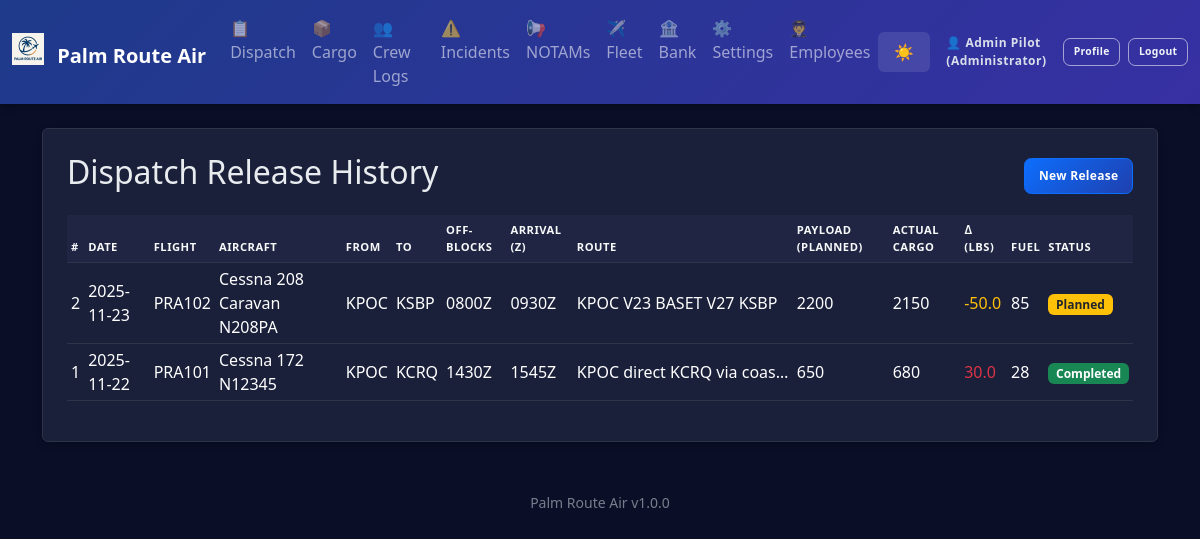
The app's page /dispatch/history (signed in) with its own data.
### app.py (models this page shows, shortened)
class AppSettings(db.Model):
    id = db.Column(db.Integer, primary_key=True)
    company_name = db.Column(db.String(100), default='Palm Route Air')
    logo_filename = db.Column(db.String(120))  # stored in static/logos/
    difficulty = db.Column(db.String(20), default='Normal')  # Easy, Normal, Hard, Realistic
    realism_fuel_variance = db.Column(db.Float, default=0.05)  # ±5% revenue jitter
    realism_destination_penalty = db.Column(db.Float, default=0.25)  # 25% penalty for missed destination
    currency_symbol = db.Column(db.String(5), default='$')
    distance_unit = db.Column(db.String(10), default='NM')  # NM or KM
    weight_unit = db.Column(db.String(10), default='lbs')  # lbs or kg
    show_workflow_help = db.Column(db.Integer, default=1)  # 1 = show, 0 = hide

class Employee(db.Model):
    id = db.Column(db.Integer, primary_key=True)
    name = db.Column(db.String(100), nullable=False)
    email = db.Column(db.String(120), unique=True)
    role = db.Column(db.String(50), default='Pilot')
    hire_date = db.Column(db.Date, default=datetime.date.today)
    active = db.Column(db.Integer, default=1)
    password_hash = db.Column(db.String(255))

class DispatchRelease(db.Model):
    id = db.Column(db.Integer, primary_key=True)
    date = db.Column(db.String(20))
    flight_id = db.Column(db.String(20))
    aircraft = db.Column(db.String(50))
    fleet_entry_id = db.Column(db.Integer, db.ForeignKey('fleet_entry.id'))
    departure = db.Column(db.String(10))
    destination = db.Column(db.String(10))
    offblocks = db.Column(db.String(10))
    arrival = db.Column(db.String(10))
    route = db.Column(db.Text)
    payload_planned = db.Column(db.String(20))  # Planned payload weight (lbs)
    fuel_planned = db.Column(db.String(20))     # Planned fuel (gal or lbs)
    cargo_plan = db.Column(db.Text)             # Summary of intended cargo items
    alt_airports = db.Column(db.Text)           # Alternate airports list
    weather_brief = db.Column(db.Text)          # Weather summary / risks
    special_notes = db.Column(db.Text)          # Special instructions / hazards
    actual_cargo_weight = db.Column(db.String(20))  # Aggregated from linked manifests
    flight_plan_raw = db.Column(db.Text)        # Raw uploaded flight plan content (SimBrief, etc.)
    flight_plan_source = db.Column(db.String(30))  # Source identifier e.g. 'simbrief'
    briefing_pdf_filename = db.Column(db.String(120))  # Stored PDF briefing filename (in ./briefings)
    completed = db.Column(db.Integer, default=0)  # 0 = planned/in-progress, 1 = completed
    cargo_manifests = db.relationship('CargoManifest', backref='dispatch_release', lazy='dynamic')
    fleet_entry = db.relationship('FleetEntry', lazy='joined')

### app.py (the view)
@app.route('/dispatch/history')
@login_required
def dispatch_history():
    releases = DispatchRelease.query.order_by(DispatchRelease.id.desc()).all()
    return render_template('dispatch_history.html', releases=releases)

### app.py (called while the page is built)
def login_required(f):
    @wraps(f)
    def wrapper(*args, **kwargs):
        if not session.get('employee_id'):
            flash('Login required.', 'error')
            return redirect(url_for('login'))
        return f(*args, **kwargs)
    return wrapper

@app.before_request
def enforce_login_globally():
    public_endpoints = {'login', 'logout', 'static'}
    if request.endpoint in public_endpoints or request.endpoint is None:
        return
    if not session.get('employee_id'):
        return redirect(url_for('login'))

@app.context_processor
def inject_settings():
    try:
        settings = AppSettings.query.first()
        if not settings:
            settings = AppSettings(company_name='Palm Route Air')
    except:
        settings = None
    current_employee = None
    if session.get('employee_id'):
        current_employee = Employee.query.get(session['employee_id'])
    return dict(app_settings=settings, app_version=APP_VERSION, current_employee=current_employee)

### templates/dispatch_history.html
{% extends 'base.html' %}
{% block content %}
<div class="p-4 bg-white rounded shadow-sm">
  <div class="d-flex justify-content-between align-items-center mb-3">
    <h2>Dispatch Release History</h2>
    <a href="{{ url_for('dispatch') }}" class="btn btn-primary">New Release</a>
  </div>
  {% if releases %}
  <div class="table-responsive">
    <table class="table table-sm table-hover align-middle">
      <thead class="pra-thead">
        <tr>
          <th>#</th>
          <th>Date</th>
          <th>Flight</th>
          <th>Aircraft</th>
          <th>From</th>
          <th>To</th>
          <th>Off-Blocks</th>
          <th>Arrival (Z)</th>
          <th>Route</th>
          <th>Payload (Planned)</th>
          <th>Actual Cargo</th>
          <th>∆ (lbs)</th>
          <th>Fuel</th>
          <th>Status</th>
        </tr>
      </thead>
      <tbody>
        {% for d in releases %}
        <tr class="clickable-row" onclick="window.location='{{ url_for('dispatch_detail', id=d.id) }}'">
          <td>{{ d.id }}</td>
          <td>{{ d.date }}</td>
          <td>{{ d.flight_id }}</td>
          <td>{{ d.aircraft }}</td>
          <td>{{ d.departure }}</td>
          <td>{{ d.destination }}</td>
          <td>{{ d.offblocks }}</td>
          <td>{{ d.arrival }}</td>
          <td style="max-width: 220px; white-space: nowrap; overflow: hidden; text-overflow: ellipsis;">{{ d.route }}</td>
          <td>{{ d.payload_planned or '—' }}</td>
          <td>{{ d.actual_cargo_weight or '—' }}</td>
          <td>
            {% if d.payload_planned and d.actual_cargo_weight %}
              {% set diff = (d.actual_cargo_weight|float) - (d.payload_planned|float) %}
              <span class="{% if diff|abs > 0 %}text-{{ 'danger' if diff > 0 else 'warning' }}{% endif %}">{{ diff|round(1) }}</span>
            {% else %}—{% endif %}
          </td>
          <td>{{ d.fuel_planned or '—' }}</td>
          <td>
            {% if d.completed %}
              <span class="badge bg-success">Completed</span>
            {% else %}
              <span class="badge bg-warning text-dark">Planned</span>
            {% endif %}
          </td>
        </tr>
        {% endfor %}
      </tbody>
    </table>
  </div>
  {% else %}
  <p class="text-muted">No dispatch releases saved yet.</p>
  {% endif %}
</div>
{% endblock %}

### templates/base.html (shortened to what this page needs)
<!doctype html>
<html lang="en" data-bs-theme="dark">
  <head>
    <link href="https://cdn.jsdelivr.net/npm/bootstrap@5.3.3/dist/css/bootstrap.min.css" rel="stylesheet">
  </head>
  <body>
    <nav class="navbar navbar-expand-lg navbar-dark mb-4">
      <div class="container-fluid">
        <a class="navbar-brand fw-bold" href="{{ url_for('index') }}">
          {% if app_settings and app_settings.logo_filename %}
            <img src="{{ url_for('static', filename='logos/' + app_settings.logo_filename) }}" height="32" class="me-2" style="vertical-align: -0.125em;" alt="Logo">
          {% endif %}
          {{ app_settings.company_name if app_settings else 'Palm Route Air' }}
        </a>
        <div class="collapse navbar-collapse" id="navbarNav">
          <ul class="navbar-nav me-auto">
            <li class="nav-item"><a class="nav-link" href="{{ url_for('dispatch_history') }}">📋 Dispatch</a></li>
            <li class="nav-item"><a class="nav-link" href="{{ url_for('cargo_history') }}">📦 Cargo</a></li>
            <li class="nav-item"><a class="nav-link" href="{{ url_for('crew_history') }}">👥 Crew Logs</a></li>
            <li class="nav-item"><a class="nav-link" href="{{ url_for('incident_history') }}">⚠️ Incidents</a></li>
            <li class="nav-item"><a class="nav-link" href="{{ url_for('notams_history') }}">📢 NOTAMs</a></li>
            <li class="nav-item"><a class="nav-link" href="{{ url_for('fleet_history') }}">✈️ Fleet</a></li>
            <li class="nav-item"><a class="nav-link" href="{{ url_for('economy_ledger') }}">🏦 Bank</a></li>
            <li class="nav-item"><a class="nav-link" href="{{ url_for('settings') }}">⚙️ Settings</a></li>
            {% if current_employee and current_employee.role in ['Manager','Administrator'] %}
            <li class="nav-item"><a class="nav-link" href="{{ url_for('employees') }}">🧑‍✈️ Employees</a></li>
            {% endif %}
          </ul>
          <button class="theme-toggle text-white" onclick="toggleTheme()" title="Toggle theme">
            <span id="theme-icon">🌙</span>
          </button>
          <div class="ms-3 d-flex align-items-center auth-actions">
            {% if current_employee %}
              <span class="auth-user-text me-2">👤 {{ current_employee.name }} ({{ current_employee.role }})</span>
              <a href="{{ url_for('profile') }}" class="btn btn-outline-light btn-sm me-2" title="View Profile">Profile</a>
              <a href="{{ url_for('logout') }}" class="btn btn-outline-light btn-sm" title="Logout">Logout</a>
            {% else %}
              <a href="{{ url_for('login') }}" class="btn btn-outline-light btn-sm" title="Employee Login">Login</a>
            {% endif %}
          </div>
        </div>
      </div>
    </nav>
    <main class="container mb-5">
      {% block content %}{% endblock %}
    </main>
    <footer class="container text-center pb-3">
      <small class="text-muted">{{ app_settings.company_name if app_settings else 'Palm Route Air' }} {{ app_version }}</small>
    </footer>
  </body>
</html>

### templates/base.html (style rules this page uses)
:root { --pra-primary: #0d6efd; --pra-secondary: #6c757d; --pra-success: #198754; --pra-danger: #dc3545; --pra-warning: #ffc107; --pra-info: #0dcaf0; --pra-thead-bg-light: #e9ecef; --pra-thead-color-light: #212529; --pra-thead-bg-dark: #1f2542; --pra-thead-color-dark: #f8f9fa; }
[data-bs-theme="dark"] { --bs-body-bg: #0a0e27; --bs-body-color: #e9ecef; --bs-card-bg: #1a1f3a; --bs-border-color: #2d3548; --bs-emphasis-color: #ffffff; }
body { background: var(--bs-body-bg); color: var(--bs-body-color); transition: background-color 0.3s ease, color 0.3s ease; }
.bg-white, .bg-light { background-color: var(--bs-card-bg) !important; border-color: var(--bs-border-color); }
.navbar { background: linear-gradient(135deg, #1e3a8a 0%, #3730a3 100%) !important; box-shadow: 0 2px 8px rgba(0,0,0,0.3); }
[data-bs-theme="dark"] .navbar .btn-outline-light { color: #f8f9fa !important; border-color: rgba(255,255,255,0.5) !important; background-color: transparent !important; }
.auth-actions .btn { transition: background-color .15s, color .15s, border-color .15s; }
.auth-user-text { font-size: .75rem; font-weight: 600; letter-spacing: .5px; opacity: 0.95; }
[data-bs-theme="dark"] .auth-user-text { color: #e2e8f0; }
.card, .shadow-sm, .rounded.shadow-sm { background-color: var(--bs-card-bg); border: 1px solid var(--bs-border-color); box-shadow: 0 2px 8px rgba(0,0,0,0.2) !important; }
.table { --bs-table-bg: transparent; --bs-table-striped-bg: rgba(255,255,255,0.02); --bs-table-hover-bg: rgba(255,255,255,0.04); }
.pra-thead th { font-size: .70rem; text-transform: uppercase; letter-spacing: .5px; font-weight: 600; padding-top: .4rem; padding-bottom: .4rem; border-bottom: 1px solid var(--bs-border-color) !important; }
[data-bs-theme="dark"] .pra-thead th { background-color: var(--pra-thead-bg-dark); color: var(--pra-thead-color-dark); }
.badge { font-weight: 600; padding: 0.35em 0.65em; }
.theme-toggle { cursor: pointer; padding: 0.5rem 1rem; border: none; background: rgba(255,255,255,0.1); border-radius: 0.375rem; transition: background 0.2s; }
.clickable-row { cursor: pointer; transition: background-color .15s; }
.text-muted { opacity: 0.7; }
.btn { font-weight: 600; font-size: .75rem; letter-spacing: .3px; border-radius: .45rem; border-width: 1.5px; padding: .50rem .85rem; transition: background-color .15s, color .15s, border-color .15s, box-shadow .15s; }
.btn-sm { padding: .35rem .6rem; font-size: .70rem; }
[data-bs-theme="dark"] .btn-primary { background: linear-gradient(135deg, #0d6efd 0%, #1e40af 100%); border-color: #0d6efd; }
.navbar .btn { font-size: .65rem; padding: .35rem .6rem; }
.navbar .btn-outline-light { font-weight:600; }
[data-bs-theme="dark"] .navbar .btn-outline-light { color:#f1f5f9 !important; border-color: rgba(255,255,255,0.55) !important; }

### records on screen
AppSettings: logo_filename (picture), company_name "Palm Route Air"
Employee: name "Admin Pilot", role "Administrator"
DispatchRelease: id "2", date "2025-11-23", flight_id "PRA102", aircraft "Cessna 208 Caravan N208PA", departure "KPOC", destination "KSBP", offblocks "0800Z", arrival "0930Z", route "KPOC V23 BASET V27 KSBP", payload_planned "2200", actual_cargo_weight "2150", diff "-50.0", fuel_planned "85", completed "Planned"
DispatchRelease: id "1", date "2025-11-22", flight_id "PRA101", aircraft "Cessna 172 N12345", departure "KPOC", destination "KCRQ", offblocks "1430Z", arrival "1545Z", route "KPOC direct KCRQ via coas…", payload_planned "650", actual_cargo_weight "680", diff "30.0", fuel_planned "28", completed "Completed"

### other values on screen
{{ app_version }} "v1.0.0"
